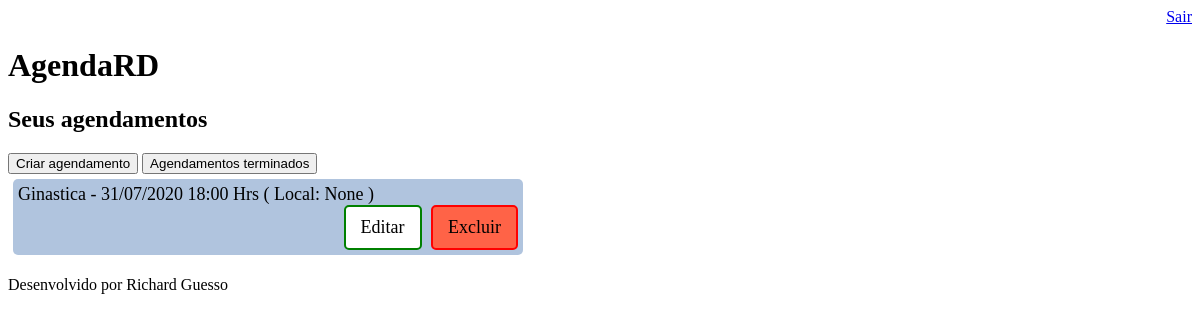
Before: /agenda/ (signed in) with the older database file.
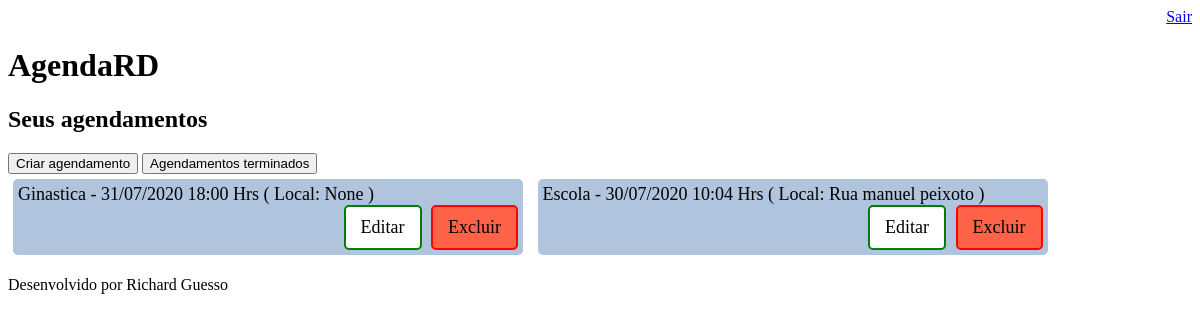
After: the same page with the newer database file.
### core/models.py (models this page shows, shortened)
class Evento(models.Model):
    titulo = models.CharField(max_length=100)
    descricao = models.TextField(blank=True, null=True)
    data_evento = models.DateTimeField(verbose_name='Data do Evento')
    data_criacao = models.DateTimeField(auto_now=True)
    usuario = models.ForeignKey(User, on_delete=models.CASCADE)
    local = models.CharField(max_length=150, blank=True, null=True)
    class Meta:
        db_table = 'evento'
    def get_data_evento(self):
        return self.data_evento.strftime('%d/%m/%Y %H:%M Hrs')
    def get_evento_atrasado(self):
        if self.data_evento < datetime.now():
            return True
        else:
            return False
    def get_evento_terminando(self):
        data = datetime.now() + timedelta(hours=1)
        if datetime.now() < self.data_evento < data:
            print('falta menos de uma hora para esse evento')
            return True
        else:
            return False

### core/views.py (the view)
# urls.py: path('agenda/', views.lista_eventos),
@login_required(login_url='/login/')
def lista_eventos(request):
    usuario = request.user
    data_atual = datetime.now() - timedelta(hours=1)
    evento = Evento.objects.filter(usuario=usuario,
                                   data_evento__gt=data_atual)
    dados = {'eventos':evento}
    return render(request, 'agenda.html', dados)

### templates/agenda.html
{% extends "model-page.html" %}
{% block content %}
    <h2>Seus agendamentos</h2>
    <a href="evento/" style="text-decoration: none">
        <button type="button">Criar agendamento</button>
    </a>
    <a href="historico/" style="text-decoration: none">
        <button type="button">Agendamentos terminados</button>
    </a>
    <ul class="itens">
    {% for evento in eventos %}
            <div style={% if evento.get_evento_atrasado %}
                        "color:red"
                        {% elif evento.get_evento_terminando %}
                        "color:yellow"
                        {% else %}
                        "color:balck"
                        {% endif %} id="items_agenda">
                <li>
                    {{ evento.titulo }} - {{ evento.get_data_evento }}
                    ( Local: {{ evento.local }} )
                    <div id="buttons" align="right">
                        <a href="evento/?id={{ evento.id }}" class="edit"> Editar </a>
                        <a href="evento/delete/{{ evento.id }}/" class="delet"> Excluir </a>
                    </div>
                </li>
            </div>
    {% endfor %}
    </ul>
{% endblock %}

Changed rows visible on the page:
added Evento: titulo "Escola", get_data_evento "30/07/2020 10:04 Hrs", local "Rua manuel peixoto"
